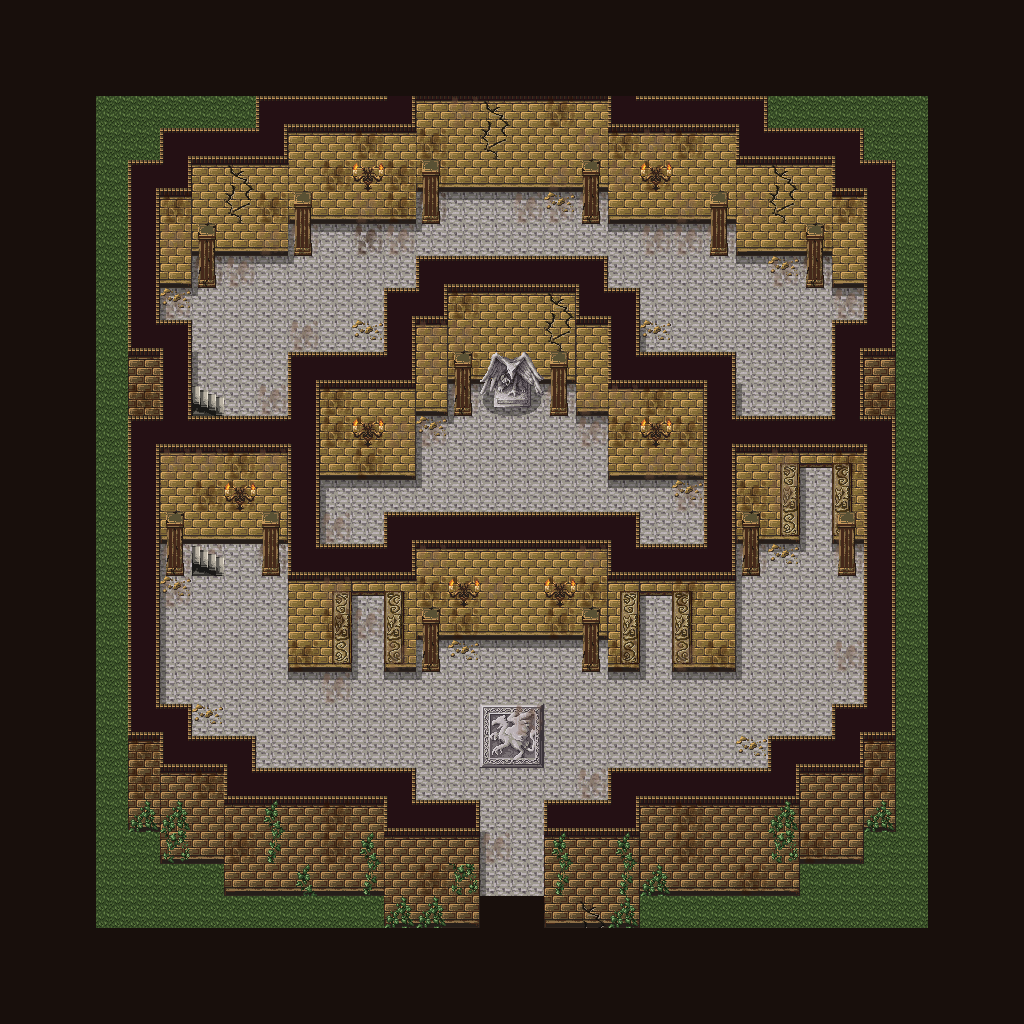

This is a level from a 2D game, rendered from its Tiled map with the project's own tilesets. A one-line summary and the map file follow, with tile-layer data summarised:
An orthogonal 32x32 tile map with 32x32 px tiles, 9 tile layers (ground, floor, wall, shadow, ...), 2 tilesets and 1 object (Encounter).

<map version="1.9" tiledversion="1.9.1" orientation="orthogonal" renderorder="right-down" width="32" height="32" tilewidth="32" tileheight="32" infinite="0" nextlayerid="27" nextobjectid="2">
  <tileset firstgid="1" source="../12tsx/12_maptip.tsx" />
  <tileset firstgid="822" source="../12tsx/13_maptip.tsx" />
  <layer id="1" name="ground" width="32" height="32">
    <data>[1024 cells, 1024 non-empty, 2 distinct tile ids]</data>
  </layer>
  <layer id="19" name="floor" width="32" height="32">
    <data>[1024 cells, 431 non-empty, 5 distinct tile ids]</data>
  </layer>
  <layer id="3" name="wall" width="32" height="32">
    <data>[1024 cells, 364 non-empty, 47 distinct tile ids]</data>
  </layer>
  <layer id="22" name="shadow" width="32" height="32">
    <data>[1024 cells, 84 non-empty, 6 distinct tile ids]</data>
  </layer>
  <layer id="24" name="dirt" width="32" height="32">
    <data>[1024 cells, 154 non-empty, 8 distinct tile ids]</data>
  </layer>
  <layer id="20" name="objects-2" width="32" height="32">
    <data>[1024 cells, 39 non-empty, 9 distinct tile ids]</data>
  </layer>
  <layer id="25" name="chara" width="32" height="32">
    <data>[1024 cells, 0 non-empty, 0 distinct tile ids]</data>
  </layer>
  <layer id="23" name="objects-1" width="32" height="32">
    <data>[1024 cells, 20 non-empty, 4 distinct tile ids]</data>
  </layer>
  <layer id="21" name="frame" width="32" height="32">
    <data>[1024 cells, 350 non-empty, 1 distinct tile ids]</data>
  </layer>
<objectgroup id="26" name="EncounterArea"><object id="1" type="Encounter" x="16.0" y="16.0" width="992" height="992"><properties><property name="EncounterId" value="encounter_misttower_1" /><property name="unity:IsTrigger" type="bool" value="true" /></properties></object></objectgroup></map>
